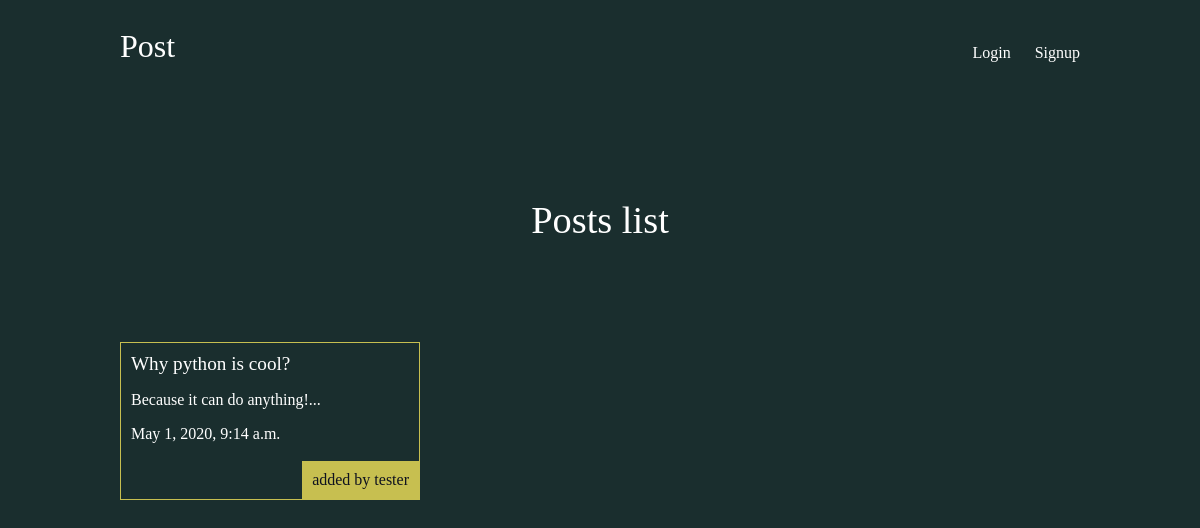
/posts/, run on the app's committed database.
### posts/models.py (models this page shows, shortened)
class Post(models.Model):
    title = models.CharField(max_length=100)
    slug = models.SlugField()
    body = models.TextField()
    date = models.DateTimeField(auto_now_add = True)
    thumb = models.ImageField(default="default.png", blank=True)
    author = models.ForeignKey(User, on_delete=models.CASCADE, default=None)
    def snippet(self):
        return self.body[:50]+ '...'

### posts/views.py (the view)
# urls.py: path('', post_views.posts_list, name="home")
def posts_list(request):
    posts = Post.objects.all().order_by('date')
    return render(request, 'posts/posts_list.html', {'posts': posts}  )

### posts/templates/posts/posts_list.html
{%extends 'base_layout.html' %}
{% block content %}
<h1>Posts list</h1>
   <div class="posts">
      {% for post in posts %}
         <div class="post">
             <h2> <a href="{% url 'posts:details' slug=post.slug %}"> {{post.title}} </a> </h2>
             <p> {{ post.snippet}}</p>
             <p> {{post.date}}</p>
             <p class="author">added by {{ post.author.username }}</p>
         </div>
      {%endfor%}
   </div>
{% endblock %}

### assets/styles.css (style rules this page uses)
body { background-color: rgb(26, 46, 46); color: #fff }
body * { font-family: Ubuntu; }
h1, h2, h3, h4, h5 { font-weight: normal; margin: 0; }
a, a:hover, a:visited { color: #fff; text-decoration: none; }
div.wrapper > h1 { text-align: center; margin: 100px auto; font-size: 2.4em }
.posts { display: grid; grid-template-columns: 1fr 1fr 1fr; grid-gap: 30px; }
.post { padding: 10px; border: 1px solid #c7bf50; position: relative; padding-bottom: 40px; }
.post h2 { font-size: 1.2em; }
.post .author { padding: 10px; background: #c7bf50; position: absolute; right: 0; bottom: 0; margin: 0; color: #0f121f; }

### data on the page
Post: title "Why python is cool?", snippet "Because it can do anything!...", date "May 1, 2020, 9:14 a.m.", author.username "tester"
